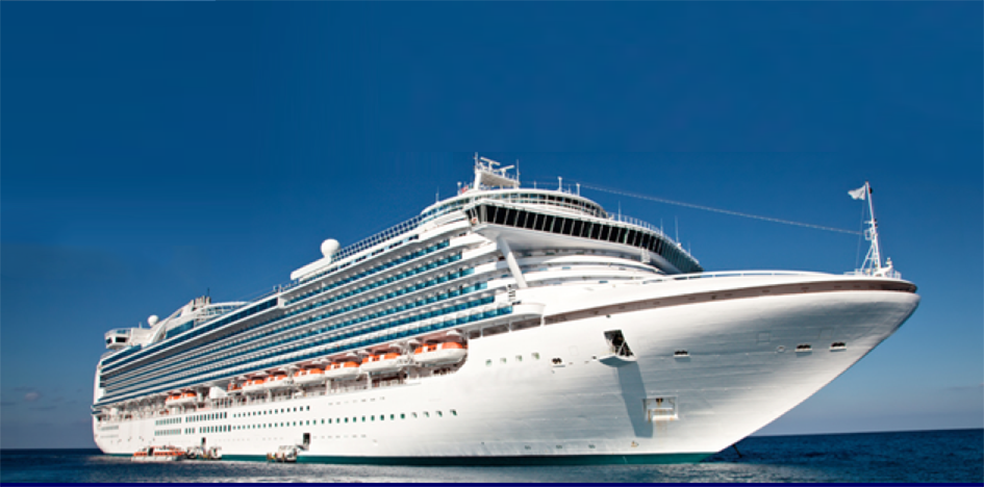
#> input picture Option_4_Num_2/1stShip.png, 984 x 487 px
$ python ImageResize.py   (older library calls are emulated)
#> lines starting #> are read from the running program, lines starting #| are printed output that depends on the picture
# -*- coding: utf-8 -*-
"""

Super Project Group 5

Daniel Molar Hurtado

Nicholas Hayes

Rebeca Lopez Valerio

EE104 Super Project Option 4

"""
from PIL import Image
import matplotlib.pyplot as plt
import matplotlib.image as mpimg

TestImage='1stShip'

print('\n')

#Plot Original Image
print("The Image Chosen Is:",TestImage +'.png\n')

OriginalImage = mpimg.imread(TestImage +'.png')
#> OriginalImage is the input picture: shape (487, 984, 4) float32; mean R, G, B, A 0.274, 0.447, 0.575, 1

plt.figure(1)

plt.subplot(221)

plt.imshow(OriginalImage)

#Convert Image
img = Image.open(''+ TestImage +'.png')

new_width  = 32

new_height = 32

img = img.resize((new_width, new_height), Image.ANTIALIAS)
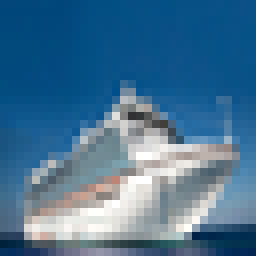
#> img: PIL image 32x32 RGBA (shown 8 times larger); mean R, G, B, A 70.1, 114.1, 146.8, 254.9; transparent parts drawn white

img.save(TestImage+'Converted.png')

#Plot Converted Image
print("Converted Image Name:",''+ TestImage +'Converted.png\n')

ConvertedImage = mpimg.imread(''+ TestImage  +'Converted.png')

plt.subplot(222)

plt.imshow(ConvertedImage)

plt.show()
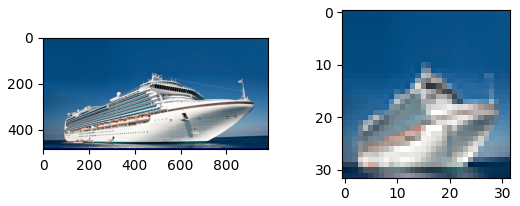
#> figure drawn by matplotlib, 2 panels
